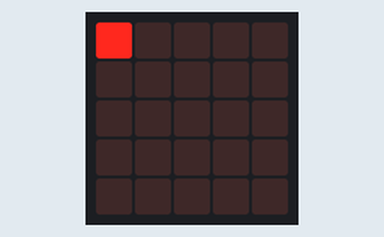
This program was run on a simulated BBC micro:bit (MakeCode). Parts: the board's 5×5 LED display.

Above: at 0.1 s.
At 1.6 s:
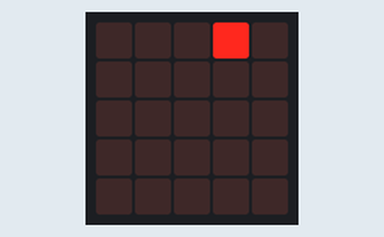
At 3.1 s:
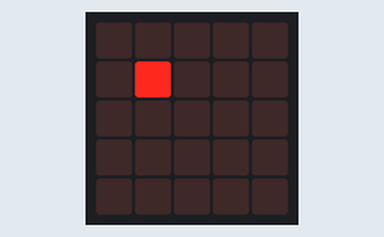
At 6.6 s:
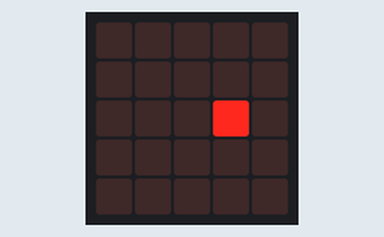
At 9.6 s:
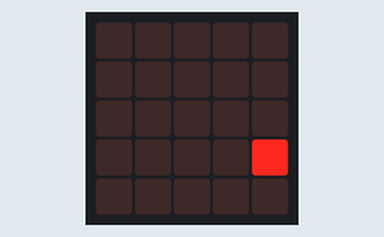
At 13.1 s:
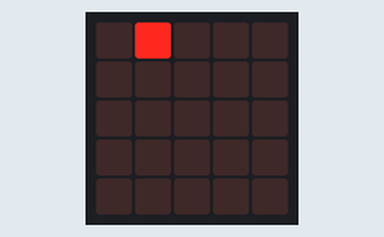

Measured:
- by itself, everything shown: repeats every 12.5 s, in 26 steps
- what the display in image 1 shows lasts 0.5 s, from 1.5 s to 2.0 s

The program:

main.ts
```typescript
basic.clearScreen()
basic.forever(function () {
    for (let Fila = 0; Fila <= 4; Fila++) {
        for (let Columna = 0; Columna <= 4; Columna++) {
            led.plot(Columna, Fila)
            basic.pause(500)
            led.unplot(Columna, Fila)
        }
    }
})
```

test.ts
```typescript
// aquí va el archivo "tests"; esto no se compilará cuando este paquete se utilice como una extensión.
```
